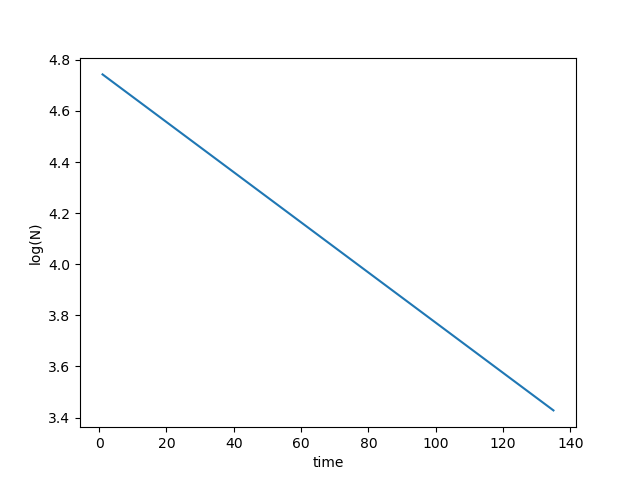

This figure's Python source:
import numpy as np
from scipy.optimize import curve_fit
import matplotlib.pyplot as plt

def linear_reg(x,y,sig):
    n = len(x)
    S,Sx,Sxx,Sy,Sxy=0,0,0,0,0
    
    for i in range(n):
        S += 1/sig[i]**2
        Sx += x[i]/sig[i]**2
        Sy += y[i]/sig[i]**2
        Sxx += x[i]**2/sig[i]**2
        Sxy += x[i]*y[i]/sig[i]**2
    denominator = S*Sxx - Sx**2
    num1 = S*Sxy - Sx*Sy
    num2 = Sxx*Sy - Sx*Sxy
    m = num1/denominator
    c = num2/denominator
    var_m = S/denominator
    var_c = Sxx/denominator
    cov = -Sx/denominator
    r = -Sx/(np.sqrt(S*Sxx))
    
    return m, c, var_m, var_c

def exp_law(x,y,sig):
    n = len(x)
    m,c,var_m,var_c= linear_reg(x,np.log(y),1/np.sqrt(sig)) 
    power = m
    A0 = np.exp(c)
    err_A0 = A0*np.sqrt(var_c/(n-2))
    err_pow = np.sqrt(var_m/(n-2)) 
    return power,A0,err_pow , err_A0

def chi_square(x,y,sig,law):
    m,c,var_m,var_c = law(x,y,sig)
    n = len(x)
    chi = np.sum([((np.log(y[i])-np.log(c)-m*x[i])/np.log(sig[i]))**2 for i in range(n)])
    red_chi = chi/(n-2)
    return chi, red_chi

print("Exponential Law")
x,y,sig = np.genfromtxt("msfit.txt", delimiter="", unpack=True, dtype = None)
m,c,err_m,err_c = exp_law(x,y,sig)
y_new = m*x + np.log(c)
life = 0.693/m
err_life = life*(err_m/m)
print("Half Lifetime of radioactive material is {0} with error {1}".format(life,err_life))
print("The chi and reduced chi values are",chi_square(x,y,sig,exp_law))
print("The critical chi is found to be 15.057 which implies we do not have enough evidence to reject")
plt.plot(x,y_new)
plt.xlabel("time")
plt.ylabel("log(N)")
plt.show()
